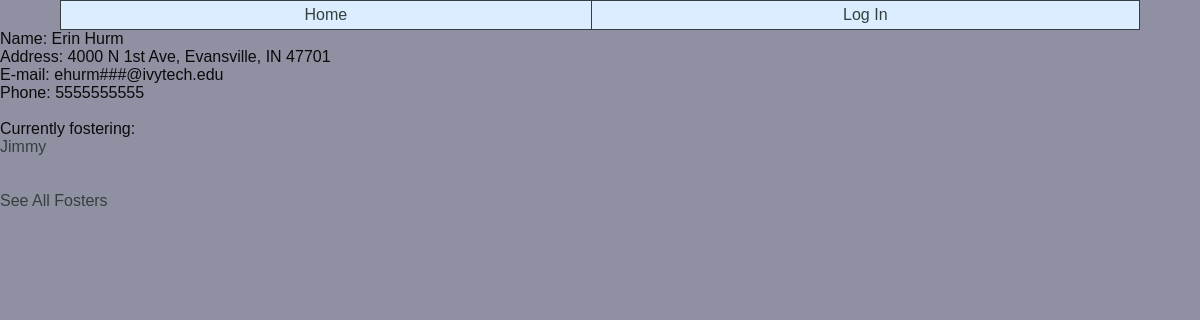
The page /fosters/3/ on the database as committed earlier.
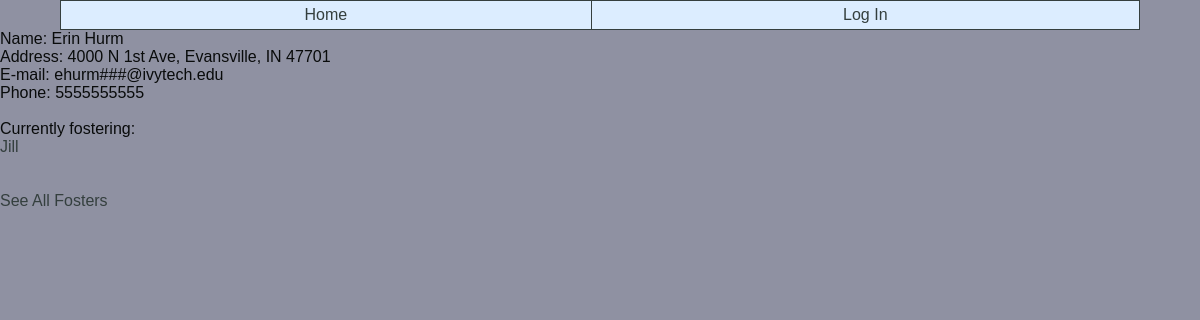
The same page on the database as committed later.
### PetTracker/models.py (models this page shows, shortened)
class Pet(models.Model):
    petID = models.AutoField(primary_key=True)
    petMicrochipID = models.CharField(max_length=50, blank=True, null=True)
    petName = models.CharField(max_length=50)
    petType = models.CharField(choices=typeSelection, max_length=10)
    petSex = models.CharField(choices=sexSelection, max_length=10)
    petDOB = models.DateField(blank=True, null=True)
    petSpayNeuter = models.CharField(choices=fixSelection, max_length=10)
    petStatus = models.CharField(choices=statusSelection, max_length=15)
    petImage = models.FileField(blank=True, null=True, upload_to='media/')
    petRecords = models.FileField(blank=True, null=True, upload_to='media/')
    petBio=models.TextField(max_length=5000, blank=True, null=True)
    petOrganization=models.ForeignKey(Organization, on_delete=models.CASCADE, blank=True, null=True)
    petFoster=models.ForeignKey(Foster, on_delete=models.CASCADE, blank=True, null=True)

### PetTracker/views.py (the view)
# urls.py: path('fosters/<int:fosterID>/', views.fosterDetail, name="fosterdetail"),
def fosterDetail(request, fosterID):
    foster = get_object_or_404(Foster, pk=fosterID)
    fostering = Pet.objects.filter(petFoster=fosterID)
    return render(request, 'fosterdetail.html', {'foster':foster, 'fostering':fostering,})

### templates/fosterdetail.html (shortened to what this page needs)
{% extends 'base.html' %}
{% block content %}
<head>
</head>
Name: {{ foster.fosterName }}<br>
Address: {{ foster.fosterStreet }}, {{ foster.fosterCity }}, {{ foster.fosterState.upper }} {{ foster.fosterZip }}<br>
E-mail: {{ foster.fosterEmail }}<br>
Phone: {{ foster.fosterPhone }}<br>
<br>
{% if fostering.count > 0 %}
    Currently fostering:<br>
    {% for f in fostering %}
    <a href="{% url 'petdetail' f.petID %}">{{f.petName}}</a><br>
    {% endfor %}
{% else %}
No current fosters.<br>
{% endif %}
<br><br>
<a href="/viewfosters">See All Fosters</a>
{% endblock %}

Rows that differ between the two databases and show on the page:
removed Pet: petName "Jimmy"
added Pet: petName "Jill"
